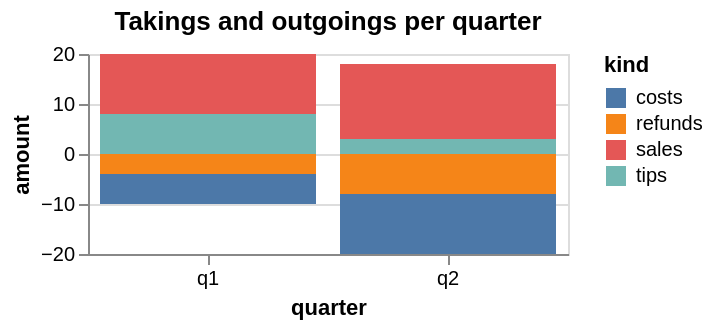

Describe this chart as a Vega-Lite specification.
### Vega-Lite specification from a JSON file in a GitHub repository (floating-point values rounded to 4 significant figures)
{"$schema": "https://vega.github.io/schema/vega-lite/v5.json", "title": "Takings and outgoings per quarter", "width": 240, "height": 100, "data": {"values": [{"quarter": "q1", "kind": "sales", "amount": 12}, {"quarter": "q1", "kind": "tips", "amount": 8}, {"quarter": "q1", "kind": "refunds", "amount": -4}, {"quarter": "q1", "kind": "costs", "amount": -6}, {"quarter": "q2", "kind": "sales", "amount": 15}, {"quarter": "q2", "kind": "tips", "amount": 3}, {"quarter": "q2", "kind": "refunds", "amount": -8}, {"quarter": "q2", "kind": "costs", "amount": -12}]}, "mark": "bar", "encoding": {"x": {"field": "quarter", "type": "nominal", "axis": {"labelAngle": 0}}, "y": {"field": "amount", "type": "quantitative"}, "color": {"field": "kind", "type": "nominal"}}}
